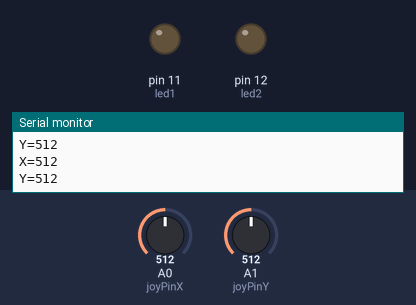
Recording of a sketch running on a simulated Arduino Uno, built with avr-gcc and run on an emulated ATmega328P. Parts: output pins drawn as LEDs (lit = HIGH), the last lines printed to the serial monitor. Inputs (shaded band) come from the test bench; at power-on: A1 (joyPinY) = 512, A0 (joyPinX) = 512.

Above: at 1.2 s.
1.3 s: A1 (joyPinY) set to 589
2.8 s: A1 (joyPinY) set to 616
At 3.2 s:
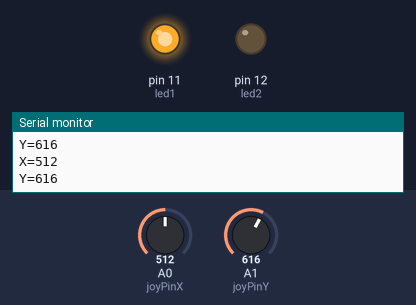
4.3 s: A1 (joyPinY) set to 390
At 4.7 s:
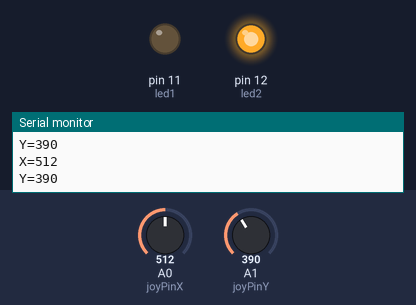
5.8 s: A1 (joyPinY) set to 413
At 6.1 s:
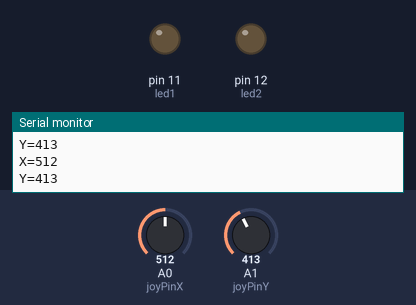
7.3 s: A1 (joyPinY) set to 306
At 7.6 s:
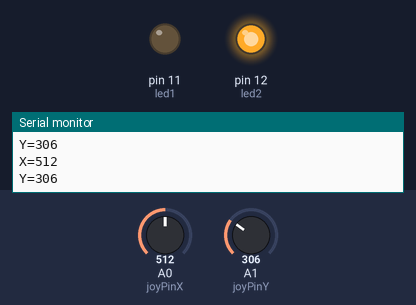
Timing chart, 0 to 9.8 s (numbered marks = the images above; inputs shaded):
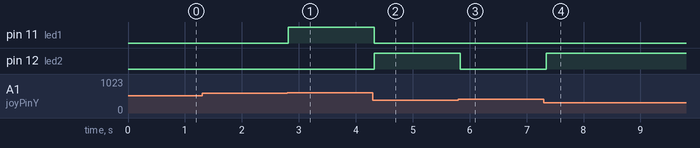

The sketch:

PilotLed.ino
```cpp
int led1 = 11;
int led2 = 12;

int joyPinX = 0;
int joyPinY = 1;
int valueX = 0;
int valueY = 0;


// the setup routine runs once when you press reset:
void setup() {
  // initialize the digital pin as an output.
  pinMode(led1, OUTPUT);
  pinMode(led2, OUTPUT);

  digitalWrite(led2, LOW);
  digitalWrite(led1, LOW);

  Serial.begin(9600);
}

// the loop routine runs over and over again forever:
void loop() {
  valueX = analogRead(joyPinX);
  delay(100);
  valueY = analogRead(joyPinY);


  if(valueY > 600) {
    forward();
  } else if(valueY < 400) {
    backward();
  } else {
    halt();
  }

  Serial.print("X=");
  Serial.println(valueX);
  Serial.print("Y=");
  Serial.println(valueY);
}

void forward() {
  digitalWrite(led1, HIGH);
  digitalWrite(led2, LOW);
}

void backward() {
  digitalWrite(led1, LOW);
  digitalWrite(led2, HIGH);
}

void halt() {
  digitalWrite(led1, LOW);
  digitalWrite(led2, LOW);
}
```

Measured:
- the behaviour switches between 600 and 601 on A1 (joyPinY) (found by bisection; images 0 and 1)
- the behaviour switches between 399 and 400 on A1 (joyPinY) (found by bisection; images 2 and 3)
- after the input at 2.8 s, pin 11 (led1): LOW → HIGH at once
- after the input at 4.3 s, pin 11 (led1): HIGH → LOW at once; pin 12 (led2): LOW → HIGH at once
- after the input at 5.8 s, pin 12 (led2): HIGH → LOW at once
- after the input at 7.3 s, pin 12 (led2): LOW → HIGH at once
